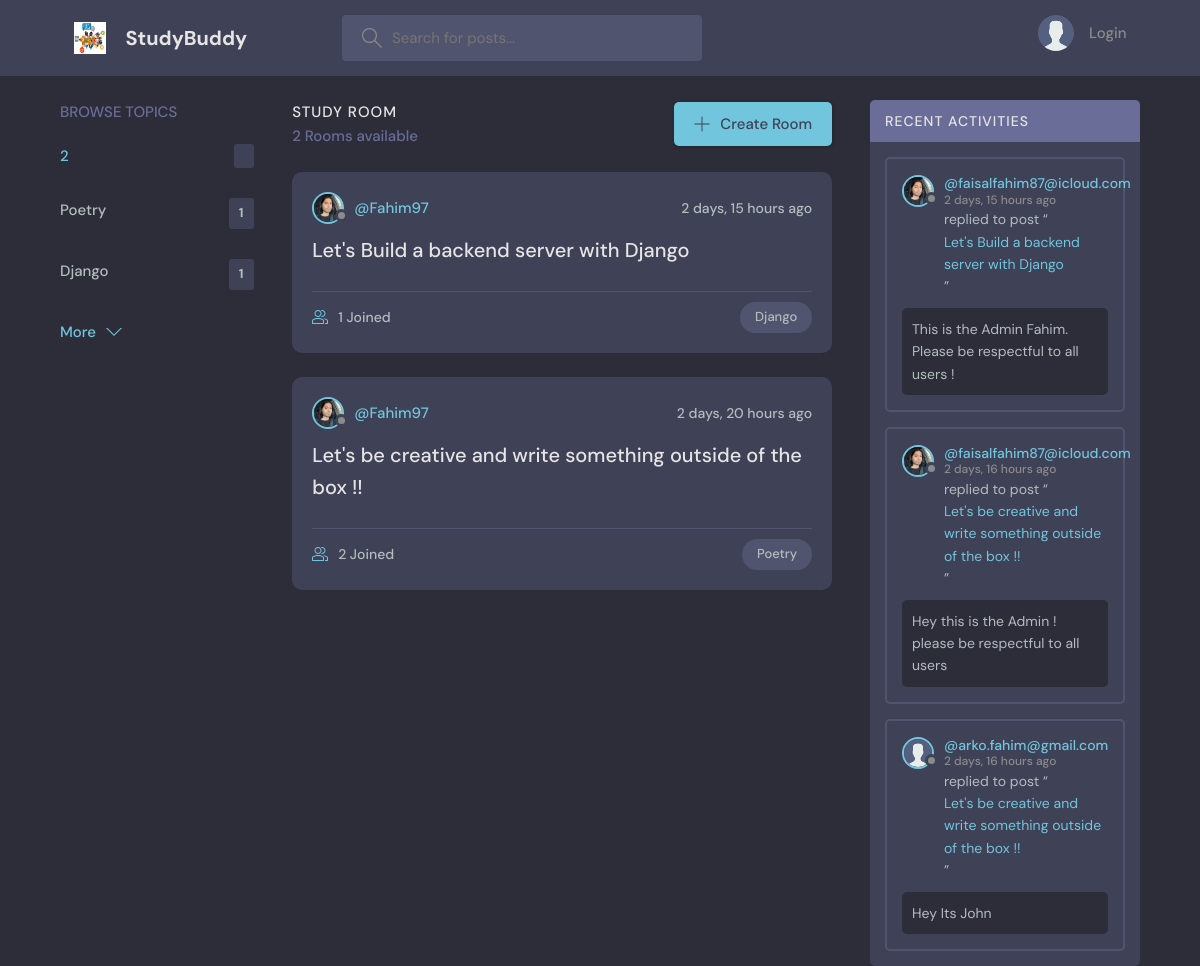
The page / on the database its author committed.
### base/models.py (models this page shows, shortened)
class Topic(models.Model):
    name = models.CharField(max_length=200)

class Room(models.Model):
    host = models.ForeignKey(User, on_delete=models.SET_NULL, null= True)       #One user has many rooms but one room belongs to one user
    topic = models.ForeignKey(Topic, on_delete=models.SET_NULL, null= True)     #one topic has many rooms but one room belongs to one user.
    name = models.CharField(max_length=200)
    description = models.TextField(null= True, blank=True)
    participants= models.ManyToManyField(User, related_name = 'participants', blank= True)
    updated = models.DateTimeField(auto_now=True)
    created = models.DateTimeField(auto_now_add=True) # Time remains the same after the first time its updated.
    class Meta:
        ordering = ['-updated', '-created']
    def __str__(self):
        return self.name

class User(AbstractUser):
    name = models.CharField(max_length=200, null=True)
    email = models.EmailField(unique= True, null=True)
    bio = models.TextField(null= True)
    avatar = models.ImageField(null= True, default="avatar.svg")
    USERNAME_FIELD = 'email'
    REQUIRED_FIELDS = []

class Message(models.Model):
    user = models.ForeignKey(User, on_delete=models.CASCADE) # one user has multiple Messages, User class is parent.
    room = models.ForeignKey(Room, on_delete=models.CASCADE) # one room has multiple Messages,
    body = models.TextField()
    updated= models.DateTimeField(auto_now=True)
    created = models.DateTimeField(auto_now_add=True)
    class Meta:
        ordering = ['-updated', '-created']

### base/views.py (the view)
# urls.py: 2. Add a URL to urlpatterns:  path('', views.home, name='home')
def home(request):
    q = request.GET.get('q') if request.GET.get('q') != None  else ''
    rooms = Room.objects.filter(
        Q(topic__name__icontains=q) | # url name contains any substring of topic name.
        Q(name__icontains=q) |
        Q(description__icontains=q)
    )
    topics = Topic.objects.all()[0:5]
    room_count = rooms.count()
    room_messages = Message.objects.filter(Q(room__topic__name__icontains=q))
    context = {'rooms': rooms, 'topics':topics,
    'room_count':room_count, 'room_messages': room_messages}
    return render(request, 'base/home.html', context)

### base/templates/base/home.html (shortened to what this page needs)
{% extends 'main.html' %}
{% block content %}
<main class="layout layout--3">
  <div class="container">
    {% include 'base/topics_components.html' %}
    <div class="roomList">
      <div class="roomList__header">
        <div>
          <h2>Study Room</h2>
          <p> {{room_count}} Rooms available</p>
        </div>
        <a class="btn btn--main" href="{% url 'create-room' %}">
          <svg version="1.1" xmlns="http://www.w3.org/2000/svg" width="32" height="32" viewBox="0 0 32 32">
            <title>add</title>
            <path
              d="M16.943 0.943h-1.885v14.115h-14.115v1.885h14.115v14.115h1.885v-14.115h14.115v-1.885h-14.115v-14.115z">
            </path>
          </svg>
          Create Room
        </a>
      </div>
      {% include 'base/feed_component.html' %}
    </div>
    {% include 'base/activity_component.html' %}
  </div>
</main>
{% endblock %}

### base/templates/base/topics_components.html
<div class="topics">
    <div class="topics__header">
      <h2>Browse Topics</h2>
    </div>
    <ul class="topics__list">
      <li>
        <a href="{%url 'home' %}" class="active">{{topics.count}} <span></span></a>
      </li>
      {% for topic in topics %}
      <li>
        <a href="{% url 'home' %}?q={{topic.name}}">{{topic.name}} <span>{{topic.room_set.all.count}}</span></a>
      </li>
      {% endfor %}
    </ul>
    <a class="btn btn--link" href="{% url 'topics' %}">
      More
      <svg version="1.1" xmlns="http://www.w3.org/2000/svg" width="32" height="32" viewBox="0 0 32 32">
        <title>chevron-down</title>
        <path d="M16 21l-13-13h-3l16 16 16-16h-3l-13 13z"></path>
      </svg>
    </a>
  </div>

### base/templates/base/feed_component.html (shortened to what this page needs)
{% for room in rooms %}
<div class="roomListRoom">
    <div class="roomListRoom__header">
      <a href="{% url 'user-profile' room.host.id %}" class="roomListRoom__author">
        <div class="avatar avatar--small">
          <img src="{{room.host.avatar.url}}" />
        </div>
        <span>@{{room.host.username}}</span>
      </a>
      <div class="roomListRoom__actions">
        <span>{{room.created|timesince}} ago </span>
      </div>
    </div>
    <div class="roomListRoom__content">
      <a href="{%url 'room' room.id %}"> {{room.name}}</a>
    </div>
    <div class="roomListRoom__meta">
      <a href="{%url 'room' room.id %}" class="roomListRoom__joined">
        {{room.participants.all.count}} Joined
      </a>
      <p class="roomListRoom__topic">{{room.topic.name}}</p>
    </div>
  </div>
{% endfor %}

### base/templates/base/activity_component.html (shortened to what this page needs)
 <div class="activities">
    <div class="activities__header">
      <h2>Recent Activities</h2>
    </div>
    {% for message in room_messages %}
    <div class="activities__box">
      <div class="activities__boxHeader roomListRoom__header">
        <a href="{% url 'user-profile' message.user.id %}" class="roomListRoom__author">
          <div class="avatar avatar--small">
            <img src="{{message.user.avatar.url}}" />
          </div>
          <p>
            @{{message.user}}
            <span> {{message.created|timesince}} ago</span>
          </p>
        </a>
      </div>
      <div class="activities__boxContent">
        <p>replied to post “<a href="{% url 'room' message.room.id %}">{{message.room}}</a>”</p>
        <div class="activities__boxRoomContent">
          {{message.body}}
        </div>
      </div>
    </div>
    {% endfor %}
  </div>

### rows shown on the page
Topic: name "Poetry", room_set.all.count "1"
Topic: name "Django", room_set.all.count "1"
Room: host.avatar (picture), host.username "Fahim97", created "2 days, 15 hours", name "Let's Build a backend server with Django", participants.all.count "1", topic.name "Django"
Room: host.avatar (picture), host.username "Fahim97", created "2 days, 20 hours", name "Let's be creative and write something outside of the box !!", participants.all.count "2", topic.name "Poetry"
Message: user.avatar (picture), user "faisalfahim87@icloud.com", created "2 days, 15 hours", room "Let's Build a backend server with Django", body "This is the Admin Fahim. Please be respectful to all users !"
Message: user.avatar (picture), user "faisalfahim87@icloud.com", created "2 days, 16 hours", room "Let's be creative and write something outside of the box !!", body "Hey this is the Admin ! please be respectful to all users"
Message: user.avatar (placeholder picture), user "arko.fahim@gmail.com", created "2 days, 16 hours", room "Let's be creative and write something outside of the box !!", body "Hey Its John"

### other values the page prints
{{ topics.count }} "2"
{{ room_count }} "2"
